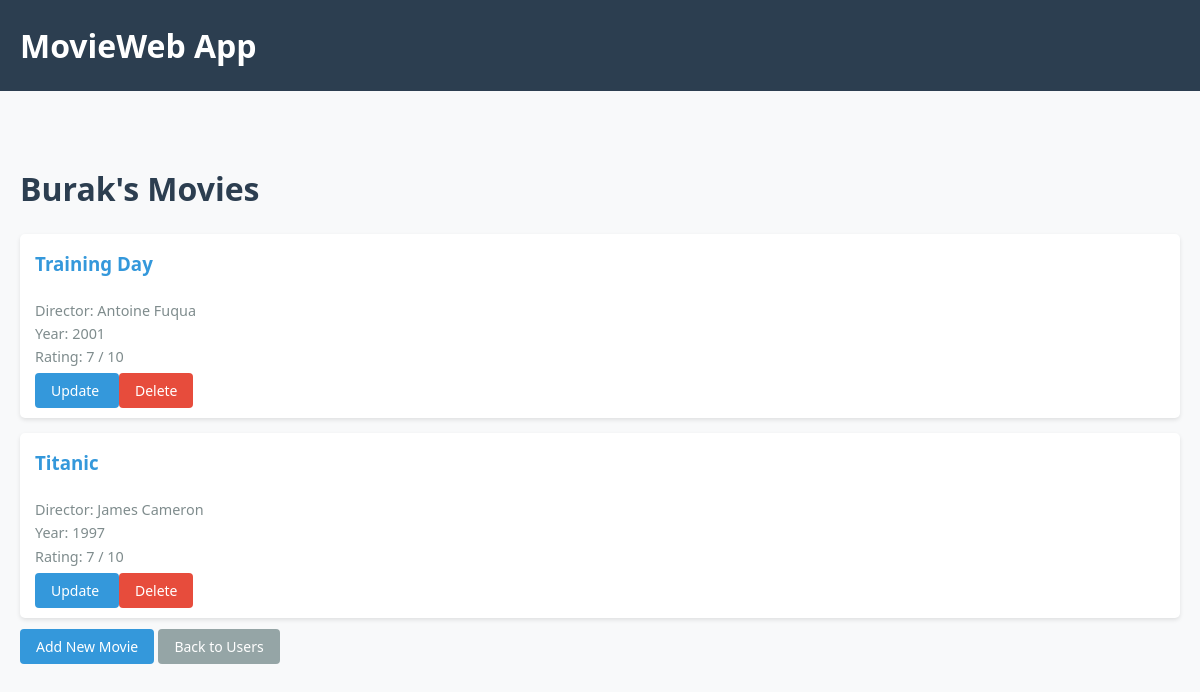
The page /users/2 on the database its author committed.
### backend/datamanager/data_models.py (models this page shows, shortened)
class User(db.Model):
    id = db.Column(db.Integer, primary_key=True, autoincrement=True)
    name = db.Column(db.String(50), unique=True, nullable=False)
    user_movies = db.relationship('UserMovie', back_populates='user')

class Movie(db.Model):
    id = db.Column(db.Integer, primary_key=True, autoincrement=True)
    name = db.Column(db.String(50), unique=True, nullable=False)
    director = db.Column(db.String(50), nullable=False)
    year = db.Column(db.Integer, nullable=False)
    rating = db.Column(db.Integer, nullable=False)
    movie_users = db.relationship('UserMovie', back_populates='movie')

### app.py (the view)
@app.route('/users/<int:user_id>')
def user_movies(user_id):
    user = User.query.get(user_id)  # Make sure user_id is an integer
    if not user:
        return f"User with ID {user_id} not found.", 404
    user_movie_list = Movie.query.join(  # Fetch movies linked to the user
        UserMovie
    ).filter(UserMovie.user_id == user_id).all()
    return render_template('user_movies.html', user=user,
                           user_movie_list=user_movie_list)

### frontend/templates/user_movies.html (shortened to what this page needs)
<!DOCTYPE html>
<html lang="en">
<head>
    <link rel="stylesheet" href="{{ url_for('static', filename='style.css') }}">
</head>
<body>
    <header>
        <h1>MovieWeb App</h1>
    </header>
    <div class="container">
        <h1>{{ user.name }}'s Movies</h1>
        {% if user_movie_list %}
            <ul>
                {% for movie in user_movie_list %}
                    <li class="movie-card">
                        <h3>{{ movie.name }}</h3>
                        <div class="movie-meta">
                            Director: {{ movie.director }}<br>
                            Year: {{ movie.year }}<br>
                            Rating: {{ movie.rating }} / 10
                        </div>
                        <a href="{{ url_for('update_movie', user_id=user.id, movie_id=movie.id) }}" class="btn">
                            Update
                        </a>
                        <a href="{{ url_for('delete_movie', user_id=user.id, movie_id=movie.id) }}" class="btn btn-danger">
                            Delete
                        </a>
                    </li>
                {% endfor %}
            </ul>
        {% else %}
            <p>No movies assigned to {{ user.name }}.</p>
        {% endif %}
        <a href="{{ url_for('add_movie', user_id=user.id) }}" class="btn">Add New Movie</a>
        <a href="{{ url_for('list_users') }}" class="btn btn-secondary">Back to Users</a>
    </div>
</body>
</html>

### frontend/static/style.css (style rules this page uses)
body { font-family: 'Segoe UI', Tahoma, Geneva, Verdana, sans-serif; line-height: 1.6; color: #333; background-color: #f8f9fa; padding: 0; margin: 0; }
.container { max-width: 1200px; margin: 0 auto; padding: 20px; }
h1, h2, h3 { color: #2c3e50; margin-bottom: 20px; }
a { color: #3498db; text-decoration: none; transition: color 0.3s; }
header { background-color: #2c3e50; color: white; padding: 20px 0; margin-bottom: 30px; }
header h1 { color: white; margin: 0; padding: 0 20px; }
ul { list-style-type: none; padding: 0; }
li { background: white; margin-bottom: 10px; padding: 15px; border-radius: 5px; box-shadow: 0 2px 4px rgba(0,0,0,0.1); transition: transform 0.3s, box-shadow 0.3s; }
button, .btn { background-color: #3498db; color: white; border: none; padding: 8px 16px; border-radius: 4px; cursor: pointer; transition: background-color 0.3s; font-size: 14px; margin: 5px 0; }
.btn-danger { background-color: #e74c3c; }
.btn-secondary { background-color: #95a5a6; }
.movie-card { background: white; border-radius: 5px; padding: 15px; margin-bottom: 15px; box-shadow: 0 2px 4px rgba(0,0,0,0.1); }
.movie-card h3 { margin-top: 0; color: #3498db; }
.movie-meta { color: #7f8c8d; font-size: 0.9em; margin-bottom: 10px; }

### rows shown on the page
User: name "Burak"
Movie: name "Training Day", director "Antoine Fuqua", year "2001", rating "7"
Movie: name "Titanic", director "James Cameron", year "1997", rating "7"
